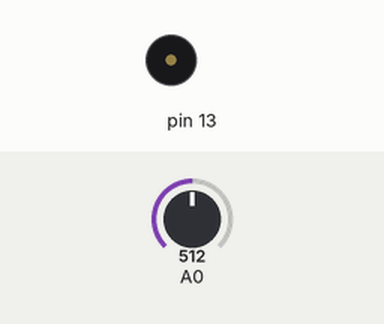
A sketch run on a simulated Arduino Uno, built with avr-gcc and run on an emulated ATmega328P. Shown: buzzer (waves = sounding). Inputs (shaded band) come from the test bench; at power-on: A0 = 512.

Above: at 1.2 s.
1.3 s: A0 set to 122
At 2.2 s:
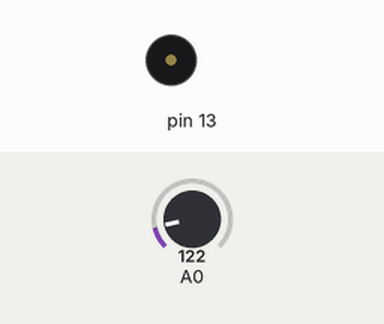
4.3 s: A0 set to 511
At 4.75 s:
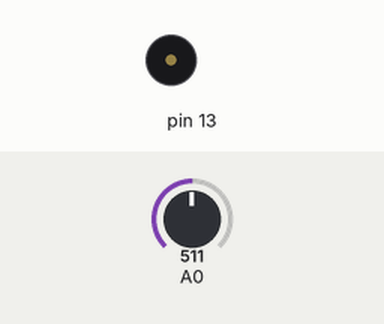
Timing chart, 0 to 13.3 s (numbered marks = the images above; inputs shaded):
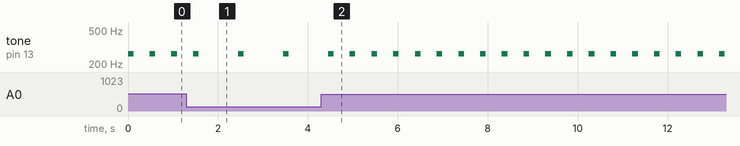

The sketch:

BPM.ino
```cpp
double bpm(int pin) {
  return round(analogRead(pin) * 0.16422 + 40);
}

void setup(){
  pinMode(A0, INPUT);
  pinMode(13, OUTPUT);
}

void loop(){
  tone(13, 262, 125);
  double seconds = 60 / bpm(A0);
  delay(1000 * seconds);
  noTone(13);  // 關閉聲音
}
```

Measured:
- after the input at 1.3 s, tone on pin 13: alternates 262 Hz for 0.13 s and silent for 0.88 s, starting after 1.2 s
- after the input at 4.3 s, tone on pin 13: alternates 262 Hz for 0.13 s and silent for 0.36 s, starting after 0.63 s
- by itself, tone on pin 13: alternates 262 Hz for 0.13 s and silent for 0.36 s
